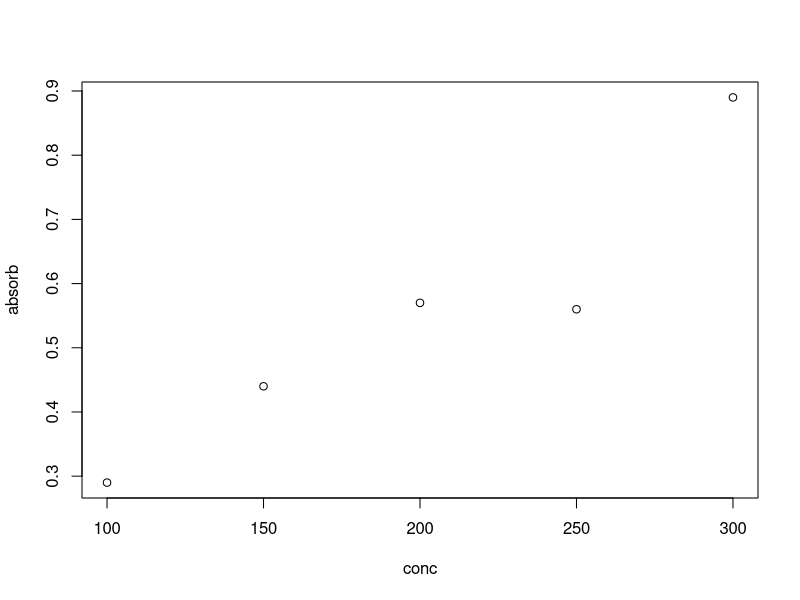

This figure's R source:
### 22 July 2019 - Cat
# Let's make a standard curve for Total Phenolics


df.caffeic <- data.frame(conc=c(100, 150, 200, 250, 300), absorb=c(0.29,0.44,0.57,0.56,0.89))

lm(absorb~conc, data=df.caffeic)


plot(absorb~conc, data=df.caffeic)


## Function for absorbance
folinfunc <- function(x) { 
  
  absorb = 0.00264*x + 0.022
  
  }